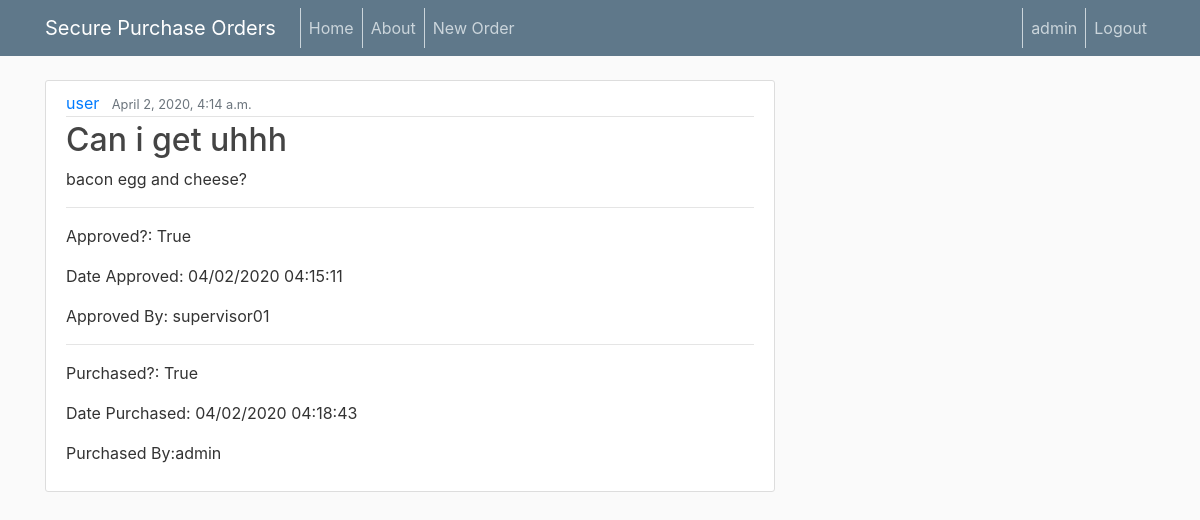
Screenshot of / (signed in) with the database file from the repository.
### users/models.py (models this page shows)
class User(AbstractUser):
    is_supervisor = models.BooleanField('supervisor status', default=False)
    is_purchasing = models.BooleanField('purchasing department status', default=False)

### purchaseorder/models.py (models this page shows, shortened)
class order(models.Model):
    title = models.CharField(max_length=100)
    content = models.TextField()
    date_ordered = models.DateTimeField(default=timezone.now)
    author = models.ForeignKey(settings.AUTH_USER_MODEL, on_delete=models.DO_NOTHING)
    approved = models.BooleanField(default=False)
    approvedBy = models.CharField(max_length=100)
    dateApproved = models.CharField(max_length=100)
    purchased = models.BooleanField(default=False)
    purchasedBy = models.CharField(max_length=100)
    datePurchased = models.CharField(max_length=100)
    signedPurchase = models.CharField(max_length=1000)
    signedSupervisor = models.CharField(max_length=1000)

### purchaseorder/views.py (the view)
# urls.py: path('', orderListView.as_view(), name='purchaseorder-home'),
class orderListView(ListView):
    model = order
    template_name = 'purchaseorder/home.html'  # <app>/<model>_<viewtype>.html
    context_object_name = 'orders'
    ordering = ['-date_ordered']

### purchaseorder/templates/purchaseorder/home.html (shortened to what this page needs)
{% extends "purchaseorder/base.html" %}
{% block content %}
    {% for order in orders %}
      {% if order.author == user %}
          <article class="media content-section">
            <div class="media-body">
              <div class="article-metadata">
                <a class="mr-2" href="#">{{ order.author }}</a>
                <small class="text-muted">{{ order.date_ordered }}</small>
              </div>
              <h2><a class="article-title" href="{% url 'order-detail' order.id %}">{{ order.title }}</a></h2>
              <p class="article-content">{{ order.content }}</p>
              <hr>
              <p class="article-content">Approved?: {{ order.approved}}</p>
              <p class="article-content">Date Approved: {{ order.dateApproved }}</p>
              <p class="article-content">Approved By: {{ order.approvedBy }}</p>
              <hr>
              <p class="article-content">Purchased?: {{ order.purchased }}</p>
              <p class="article-content">Date Purchased: {{ order.datePurchased }}</p>
              <p class="article-content">Purchased By:{{ order.purchasedBy }}</p>
            </div>
          </article>
        {% elif user.is_supervisor %}
          <article class="media content-section">
            <div class="media-body">
              <div class="article-metadata">
                <a class="mr-2" href="#">{{ order.author }}</a>
                <small class="text-muted">{{ order.date_ordered }}</small>
              </div>
              <h2><a class="article-title" href="{% url 'order-detail' order.id %}">{{ order.title }}</a></h2>
              <p class="article-content">{{ order.content }}</p>
              <hr>
              <p class="article-content">Approved?: {{ order.approved}}</p>
              <p class="article-content">Date Approved: {{ order.dateApproved }}</p>
              <p class="article-content">Approved By: {{ order.approvedBy }}</p>
              <hr>
              <p class="article-content">Purchased?: {{ order.purchased }}</p>
              <p class="article-content">Date Purchased: {{ order.datePurchased }}</p>
              <p class="article-content">Purchased By:{{ order.purchasedBy }}</p>
            </div>
          </article>
      {% endif %}
    {% endfor %}
{% endblock content %}

### purchaseorder/templates/purchaseorder/base.html (shortened to what this page needs)
{% load static %}
{% load crispy_forms_tags %}
<!DOCTYPE html>
<html>
<head>
    <link rel="stylesheet" href="https://maxcdn.bootstrapcdn.com/bootstrap/4.0.0/css/bootstrap.min.css">
    <link rel="stylesheet" type="text/css" href="{% static 'purchaseorder/main.css' %}">
</head>
{% if user.is_authenticated %}
  <body>
      <header class="site-header">
        <nav class="navbar navbar-expand-md navbar-dark bg-steel fixed-top">
          <div class="container">
            <a class="navbar-brand mr-4" href="{% url 'purchaseorder-home' %}">Secure Purchase Orders</a>
            <div class="collapse navbar-collapse" id="navbarToggle">
              <div class="navbar-nav mr-auto">
                <a class="nav-item nav-link" href="{% url 'purchaseorder-home' %}">Home</a>
                <a class="nav-item nav-link" href="{% url 'purchaseorder-about' %}">About</a>
                <a class="nav-item nav-link" href="{% url 'order-create' %}">New Order</a>
              </div>
              <div class="navbar-nav">
                {% if user.is_authenticated %}
                <a class="nav-item nav-link"> {{ user.username }} </a>
                  <a class="nav-item nav-link" href="{%url 'logout'%}"> Logout </a>
                {%else %}
                <a class="nav-item nav-link" href="{%url 'login' %}">Login</a>
                <a class="nav-item nav-link" href="{%url 'register' %}">Register</a>
                {% endif %}
              </div>
            </div>
          </div>
        </nav>
      </header>
      <main role="main" class="container">
        <div class="row">
          <div class="col-md-8">
            {% block content %}{% endblock %}
          </div>
        </div>
      </main>
  </body>
  </html>
{% endif %}

### purchaseorder/static/purchaseorder/main.css (style rules this page uses)
body { background: #fafafa; color: #333333; margin-top: 5rem; }
h1, h2, h3, h4, h5, h6 { color: #444444; }
.bg-steel { background-color: #5f788a; }
.site-header .navbar-nav .nav-link { color: #cbd5db; border-left: 1px solid #cbd5db }
.content-section { background: #ffffff; padding: 10px 20px; border: 1px solid #dddddd; border-radius: 3px; margin-bottom: 20px; }
.article-title { color: #444444; }
.article-content { white-space: pre-line; }
.article-metadata { padding-bottom: 1px; margin-bottom: 4px; border-bottom: 1px solid #e3e3e3 }

### rows the page displays
User: username "admin"
order: author "user", date_ordered "April 2, 2020, 4:14 a.m.", title "Can i get uhhh", content "bacon egg and cheese?", approved "True", dateApproved "04/02/2020 04:15:11", approvedBy "supervisor01", purchased "True", datePurchased "04/02/2020 04:18:43", purchasedBy "admin"
